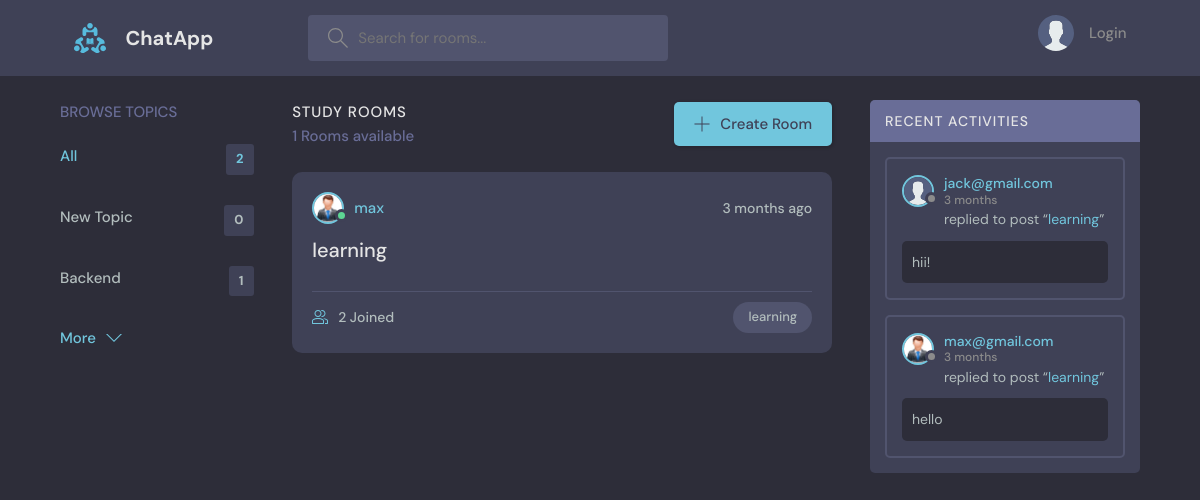
The app's page /, older data.
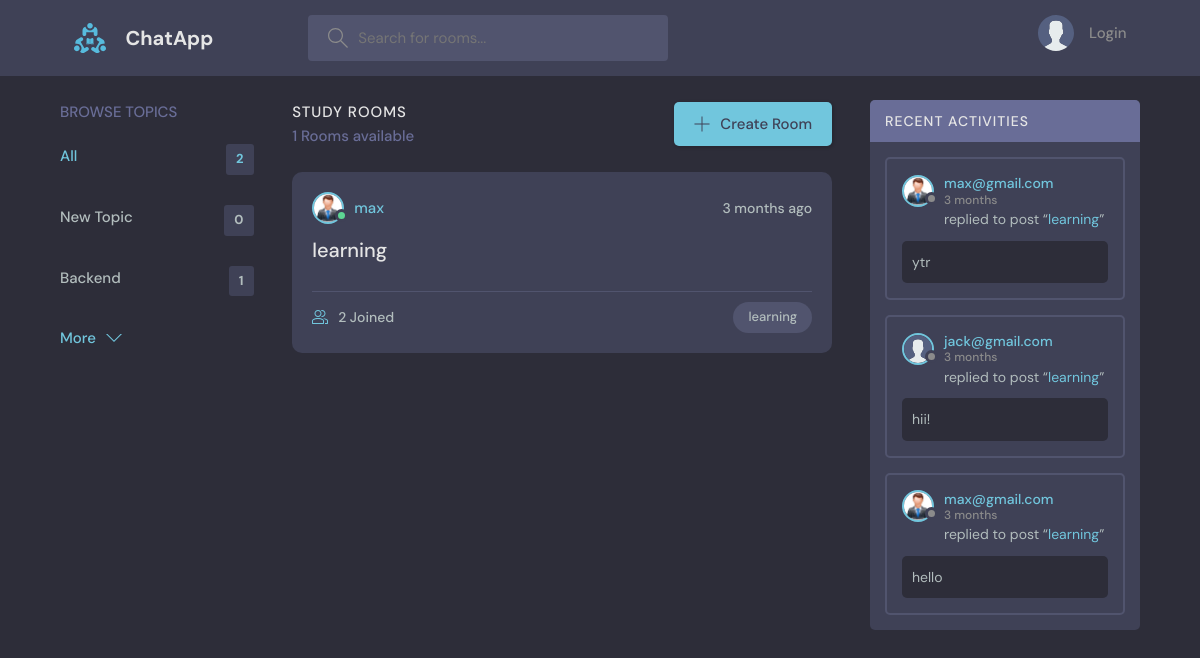
The same page, newer data.
### base/models.py (models this page shows, shortened)
class Topic(models.Model):
    name = models.CharField(max_length=200)

class Room(models.Model):
    host = models.ForeignKey(User, on_delete=models.SET_NULL, null=True)
    topic = models.ForeignKey(Topic, on_delete=models.SET_NULL, null=True)
    name = models.CharField(max_length=200)
    description = models.TextField(null=True, blank=True)
    participants = models.ManyToManyField(User,blank=True, related_name='participants')
    update = models.DateTimeField(auto_now=True)
    created = models.DateTimeField(auto_now_add=True)
    def __str__(self):
        return self.name
    class Meta:
        ordering = ['-update', '-created']

class User(AbstractUser):
    name = models.CharField(max_length=200, null=True)
    email = models.EmailField(null=True, unique=True)
    bio = models.TextField(null=True)
    avatar = models.ImageField(null=True, default="avatar.svg")
    USERNAME_FIELD = 'email'
    REQUIRED_FIELDS = []

class Message(models.Model):
    user = models.ForeignKey(User, on_delete=models.CASCADE)
    room = models.ForeignKey(Room, on_delete = models.CASCADE)
    body = models.TextField()
    update = models.DateTimeField(auto_now=True)
    created = models.DateTimeField(auto_now_add=True)
    class Meta:
        ordering = ['-update', '-created']

### base/views.py (the view)
# urls.py: path('', views.home, name="home"),  # Home page should be at the root
def home(request):  #creating new apps or sections
    q = request.GET.get('q') if request.GET.get('q') != None else ''
    rooms = Room.objects.filter(
        Q(topic__name__icontains=q)  |
        Q(description__icontains=q) |
        Q(name__icontains=q)
    )
    topics = Topic.objects.all()[0:4]
    room_count = rooms.count()
    room_messages = Message.objects.filter(Q(room__topic__name__icontains=q))
    context = {'rooms':rooms, 'topics': topics, 'room_count':room_count, 'room_messages':room_messages}
    return render(request, 'base/home.html', context)

### base/templates/base/home.html (shortened to what this page needs)
{% extends 'main.html' %}
{% block content %}
    <main class="layout layout--3">
      <div class="container">
        {% include 'base/topics_acti.html' %}
        <div class="roomList">
          <div class="roomList__header">
            <div>
              <h2>Study Rooms</h2>
              <p>{{room_count}} Rooms available</p>
            </div>
            <a class="btn btn--main" href="{% url 'createroom' %}">
              <svg version="1.1" xmlns="http://www.w3.org/2000/svg" width="32" height="32" viewBox="0 0 32 32">
                <title>add</title>
                <path
                  d="M16.943 0.943h-1.885v14.115h-14.115v1.885h14.115v14.115h1.885v-14.115h14.115v-1.885h-14.115v-14.115z"
                ></path>
              </svg>
              Create Room
            </a>
          </div>
          {% include 'base/form_acti.html' %}
        </div>
        {% include 'base/activity_old.html' %}
      </div>
    </main>
  {% endblock %}

### base/templates/base/topics_acti.html
<div class="topics">
    <div class="topics__header">
      <h2>Browse Topics</h2>
    </div>
    <ul class="topics__list">
      <li>
        <a href="{% url 'home' %}" class="active">All <span>{{topics.count}}</span></a>
      </li>
      {% for topic in topics %}
      <li>
        <a href="{% url 'home' %}?q={{topic.name}}">{{topic.name}} <span>{{topic.room_set.all.count}}</span></a>
      </li>
      {% endfor %}
    </ul>
    <a class="btn btn--link" href="{% url 'topics' %}">
      More
      <svg version="1.1" xmlns="http://www.w3.org/2000/svg" width="32" height="32" viewBox="0 0 32 32">
        <title>chevron-down</title>
        <path d="M16 21l-13-13h-3l16 16 16-16h-3l-13 13z"></path>
      </svg>
    </a>
  </div>

### base/templates/base/form_acti.html (shortened to what this page needs)
{% for room in rooms %}
<div class="roomListRoom">
    <div class="roomListRoom__header">
      <a href="{% url 'userprofile' room.host.id%}" class="roomListRoom__author">
        <div class="avatar avatar--small active">
          <img src="{{room.host.avatar.url }}" />
        </div>
        <span>{{room.host.username}}</span>
      </a>
      <div class="roomListRoom__actions">
        <span>{{room.created|timesince}} ago</span>
      </div>
    </div>
    <div class="roomListRoom__content">
      <a href="{% url 'room' room.id %}">{{room.name}}</a>
    </div>
    <div class="roomListRoom__meta">
      <a href="{% url 'room' room.id %}" class="roomListRoom__joined">
        {{room.participants.all.count}} Joined
      </a>
      <p class="roomListRoom__topic">{{room.name}}</p>
    </div>
  </div>
{% endfor %}

### base/templates/base/activity_old.html (shortened to what this page needs)
<div class="activities">
    <div class="activities__header">
      <h2>Recent Activities</h2>
    </div>
    {% for message in room_messages%}
    <div class="activities__box">
      <div class="activities__boxHeader roomListRoom__header">
        <a href="{% url 'userprofile' message.user.id %}" class="roomListRoom__author">
          <div class="avatar avatar--small">
            <img src="{{message.user.avatar.url}}" />
          </div>
          <p>
            {{message.user}}
            <span> {{message.created|timesince}}</span>
          </p>
        </a>
    </div>
      <div class="activities__boxContent">
        <p>replied to post “<a href="{% url 'room' message.room.id %}">{{message.room}}</a>”</p>
        <div class="activities__boxRoomContent">
         {{message.body}}
        </div>
      </div>
    </div>
    {% endfor %}
  </div>

Row changes from the older to the newer data that the page shows:
added Message: user.avatar (placeholder picture), user "max@gmail.com", created "3 months", room "learning", body "ytr"
